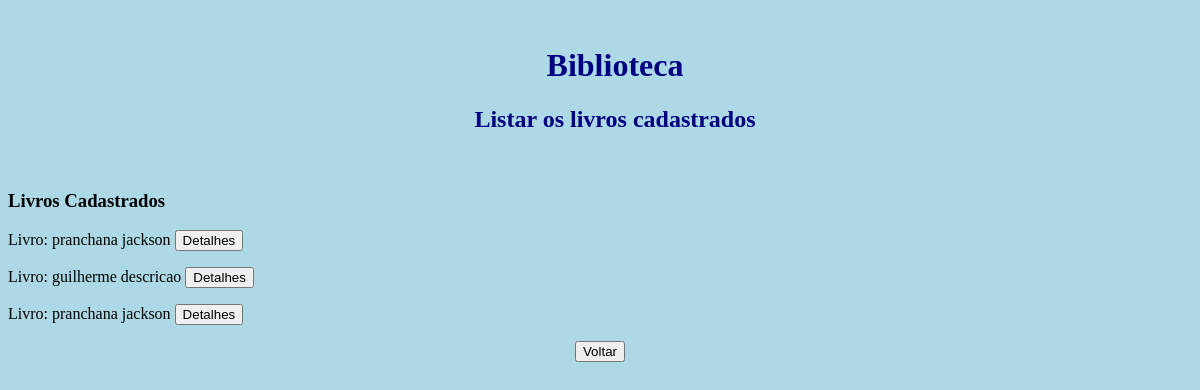
The app's page /listar, older data.
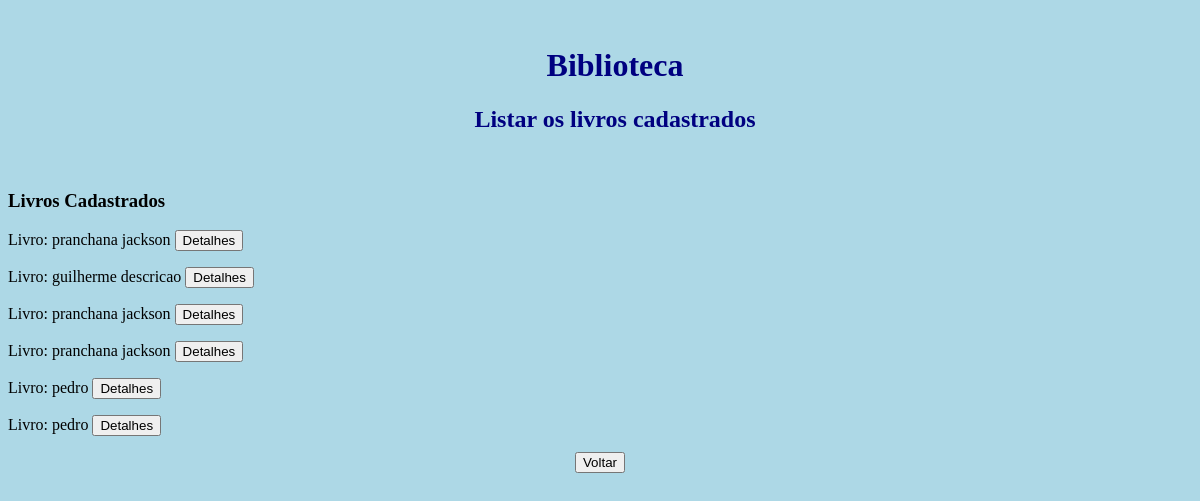
The same page, newer data.
### core/models.py (models this page shows)
class LivroModel(models.Model):
    titulo = models.CharField('Título', max_length=200)
    editora = models.CharField('editora', max_length=200)
    autor = models.CharField('autor',null=True, max_length=200)
    isbn = models.CharField('isbn',null=True,  max_length=200)
    numero_paginas = models.IntegerField('numero_paginas', null=True)
    ano_publicacao = models.IntegerField('ano_publicacao',null=True)
    def __str__(self):
        return self.titulo

### core/views.py (the view)
# urls.py: path('listar', views.listar, name='listar'),
def listar(request):
    if request.method == 'POST':
        livro_id = request.POST.get('livro_id', '')
        try:
            livro = LivroModel.objects.get(pk=livro_id)
            contexto = {'livro': livro}
        except ValueError:
            contexto = {}
        return render(request, "detalhes.html", contexto)
    else:
        livros = LivroModel.objects.all()
        contexto = {'livros': livros}
        return render(request, 'listar.html', contexto)

### core/templates/listar.html (shortened to what this page needs)
{% load static %}
<html lang="pt-br">
<head>
    <link rel="stylesheet" href="{% static '/css/style.css' %}">
</head>
<body>
    <br>
    <h1> Biblioteca </h1>
    <h2> Listar os livros cadastrados </h2>
    <br>
    {% if livros %}
    <h3>Livros Cadastrados</h3>
    {% for livro in livros %}
    <form action="{% url 'core:listar' %}" novalidate method="POST" enctype="multipart/form-data">
        Livro: {{ livro }}
        <input type="submit" value="Detalhes" />
    </form>
    {% endfor %}
    {% else %}
    <h2> Nenhum livro cadastrado </h2>
    {% endif %}
    <center>
        <form action="{% url 'core:index' %}" novalidate method="GET">
            <input type="submit" value="Voltar" />
        </form>
    </center>
</body>
</html>

Row changes from the older to the newer data that the page shows:
added LivroModel: titulo "pranchana jackson"
added LivroModel: titulo "pedro"
added LivroModel: titulo "pedro"
